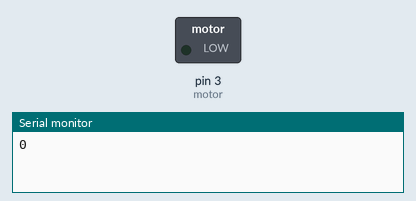
Recording of a sketch running on a simulated Arduino Uno, built with avr-gcc and run on an emulated ATmega328P. Shown: switched loads named in the sketch (green lamp = pin HIGH), the last lines printed to the serial monitor.

Above: at 0.1 s.
At 39.75 s:
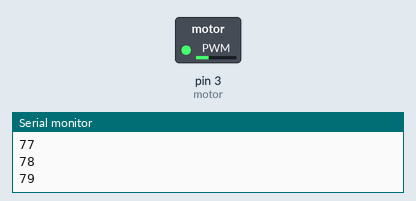
Timing chart, 0 to 40.0 s (numbered marks = the images above):
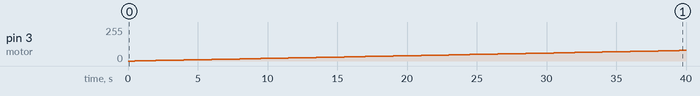

Measured:
- by itself, pin 3 (motor): moves from 0/255 to 79/255 over 39.0 s

The sketch:

sketch_Motor_Prueba_.ino
```cpp
int motor=3;
int i;
void setup(){
  pinMode(motor, OUTPUT);
  Serial.begin(9600);
  analogWrite(motor,0);
}

void loop(){
  for (i=0; i <=100; i++){
    analogWrite(motor,i);
    Serial.println(i);
    delay(500);
   }

  for (i=100; i >=0; i--){
    analogWrite(motor,i);
    Serial.println(i);
    delay(500);
   }
}
```
